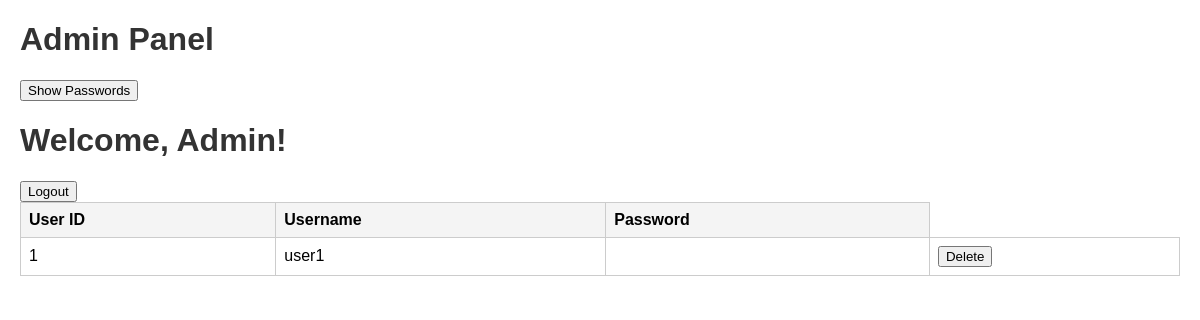
Before: /admin_panel (signed in) with the older database file.
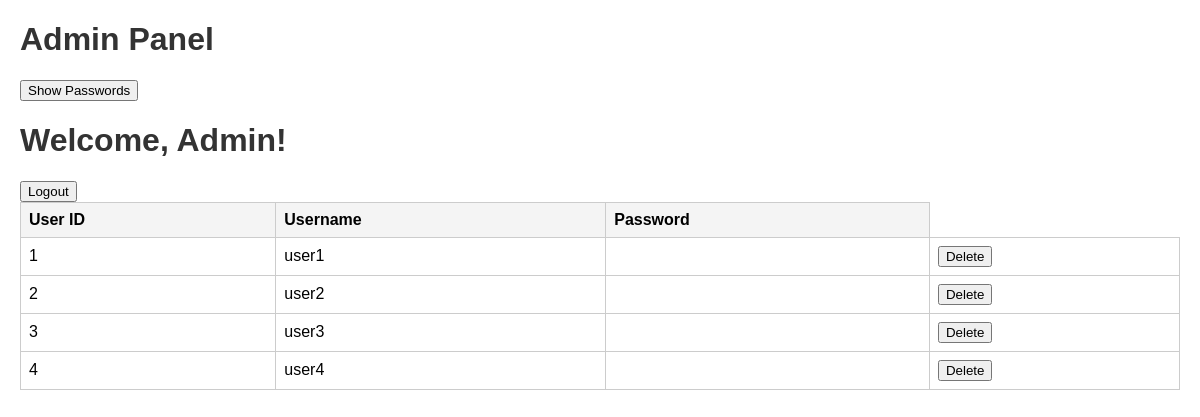
After: the same page with the newer database file.
### tables this page shows
CREATE TABLE users (
            id INTEGER PRIMARY KEY AUTOINCREMENT,
            username TEXT UNIQUE NOT NULL,
            password TEXT NOT NULL,
            is_admin INTEGER NOT NULL DEFAULT 0
        );

### app.py (the view)
@app.route('/admin_panel')
def admin_panel():
    if 'admin' not in session:
        flash("You must be logged in as an admin.", "danger")
        return redirect(url_for('admin'))
    conn = sqlite3.connect("chat.db")
    conn.row_factory = sqlite3.Row
    cursor = conn.cursor()
    cursor.execute("SELECT id, username, password FROM users")
    users = cursor.fetchall()
    conn.close()
    return render_template("admin.html", users=users)

### templates/admin.html (shortened to what this page needs)
<!DOCTYPE html>
<html lang="en">
<head>
    <link rel="stylesheet" href="{{ url_for('static', filename='style.css') }}">
</head>
<body>
    <h1>Admin Panel</h1>
    <button id="toggle-passwords" onclick="toggleAllPasswords()">Show Passwords</button>
    <table>
        <thead>
            <tr>
                <th>User ID</th>
                <th>Username</th>
                <th>Password</th>
            </tr>
        </thead>
        <tbody>
            <h1>Welcome, Admin!</h1>
            <a href="{{ url_for('admin_logout') }}">
                <button>Logout</button>
            </a>
            {% for user in users %}
            <tr>
                <td>{{ user[0] }}</td>
                <td>{{ user[1] }}</td>
                <td>
                </td>
                <td>
                    <form action="{{ url_for('delete_user', user_id=user['id']) }}" method="POST" onsubmit="return confirm('Are you sure you want to delete this user?');">
                        <button type="submit" class="btn btn-danger">Delete</button>
                    </form>
                </td>
            </tr>
            {% endfor %}
        </tbody>
    </table>
</body>
</html>

### static/style.css (style rules this page uses)
body { font-family: Arial, sans-serif; }

### templates/admin.html (style rules this page uses)
body { font-family: Arial, sans-serif; margin: 20px; }
h1 { color: #333; }
table { width: 100%; border-collapse: collapse; }
th, td { border: 1px solid #ccc; padding: 8px; text-align: left; }
th { background-color: #f4f4f4; }

Changed rows visible on the page:
added users: id "2", username "user2"
added users: id "3", username "user3"
added users: id "4", username "user4"
